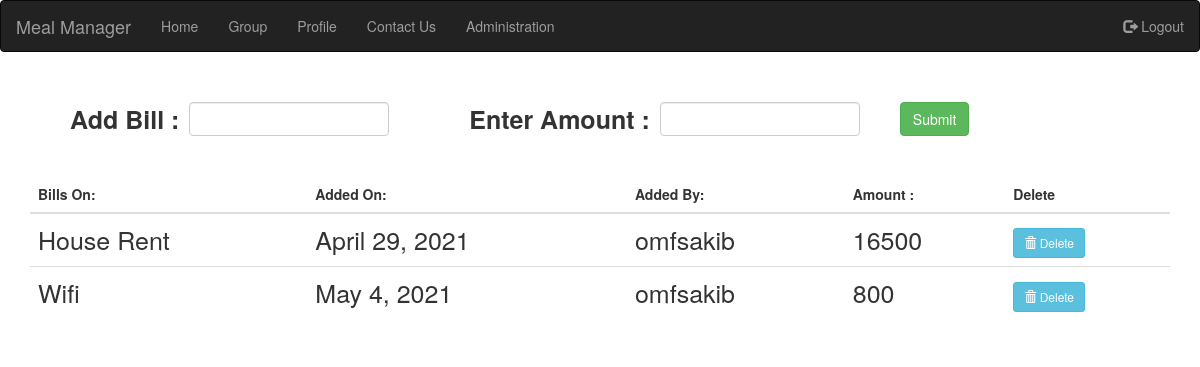
The page /addbills/ (signed in) on the database its author committed.
### addbills/models.py (models this page shows)
class Bill(models.Model):
    bill = models.CharField(max_length=100)
    user = models.ForeignKey(User,on_delete=models.CASCADE)
    date = models.DateField(auto_now=True)
    amount = models.IntegerField(default=0)

### addbills/views.py (the view, shortened to what this page needs)
# urls.py: path('',addbills.as_view(),name='addbills'),
class addbills(TemplateView):
    template_name = 'addbills/addbills.html'
    def get(self, request):
        form = AddbillsForm()
        bills = Bill.objects.all()
        args = {'form':form,'bills':bills}
        return render(request, self.template_name,args)

### addbills/forms.py
class AddbillsForm(forms.ModelForm):
    bill = forms.CharField()
    amount = forms.IntegerField()
    class Meta:
        model = Bill
        fields = ('bill','amount')

### addbills/templates/addbills/addbills.html (shortened to what this page needs)
{% extends 'base.html' %}
{% load widget_tweaks %}
{% block body %}
    <section id="addbills">
        <div class="addbills">
            <div class="container">
                <div class="addbills_up">
                    <form method="post" class="form">
                        <p>
                            <label>Add Bill :</label>
                            {{ form.bill|add_class:'form-control'}}
                        </p>
                        <p>
                            <label>Enter Amount :</label>
                            {{ form.amount|add_class:'form-control'}}
                        </p>
                        <button type="submit" class="btn btn-success">Submit</button>
                    </form>
                </div>
                <div class="addbills_down">
                    <table class="table">
                        <thead class="thead-light">
                            <tr>
                                <th scope="col">Bills On:</th>
                                <th scope="col">Added On:</th>
                                <th scope="col">Added By:</th>
                                <th scope="col">Amount :</th>
                                <th scope="col">Delete</th:>
                            </tr>
                        </thead>
                        <tbody>
                            {% for bill in bills %}
                            <tr>
                                <td>{{ bill.bill }}</td>
                                <td>{{ bill.date }}</td>
                                <td> {{ user.username }} </td>
                                <td>{{ bill.amount }}</td>
                                <td><a href="{% url 'addbills:delete_bill' bill.id %}" class="btn btn-info btn-sm">
                                    <span class="glyphicon glyphicon-trash"></span> Delete
                                  </a></td>
                            </tr>
                            {% endfor %}
                        </tbody>
                    </table>
                </div>
            </div>
        </div>
    </section>
{% endblock %}

### rows shown on the page
Bill: bill "House Rent", date "April 29, 2021", amount "16500"
Bill: bill "Wifi", date "May 4, 2021", amount "800"

### other values the page prints
{{ user.username }} "omfsakib"
